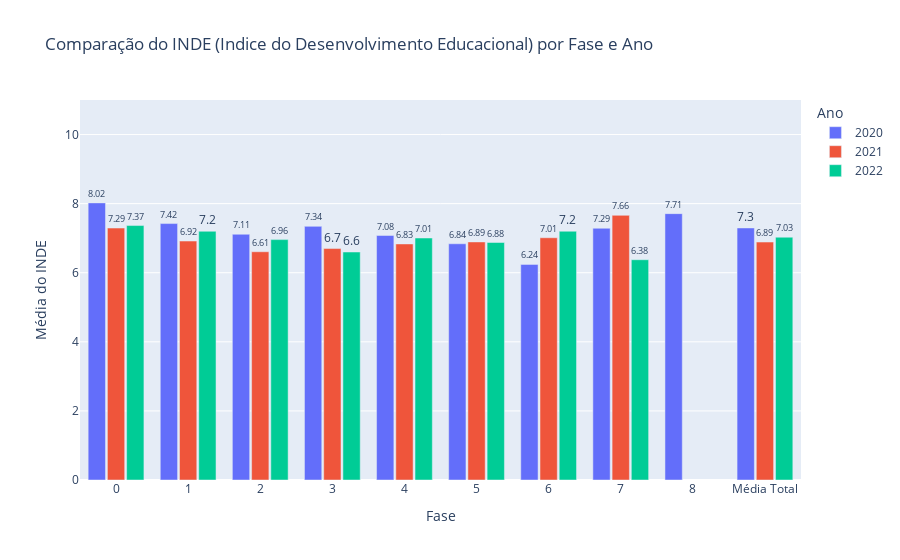

The code cell stored with this chart in its notebook:
### Markdown cell above
### **INDE (Indice do Desenvolvimento Educacional)**

### Code cell
#INDE (Indice do Desenvolvimento Educacional)

# Garantir que a coluna 'FASE' seja tratada como string (categoria)
comparacao_fase['FASE'] = comparacao_fase['FASE'].astype(str)

# Criar uma nova coluna com os valores formatados para os rótulos
comparacao_fase['INDE_Texto'] = comparacao_fase['INDE'].round(2).astype(str)

# Gráfico de barras agrupadas
fig = px.bar(
    comparacao_fase,
    x='FASE',  # Eixo X: Fases (tratadas como categorias)
    y='INDE',   # Eixo Y: Valor médio do IAA
    color='ANO',  # Cores diferentes para cada ano
    barmode='group',  # Barras agrupadas por ano
    title='Comparação do INDE (Indice do Desenvolvimento Educacional) por Fase e Ano',
    text='INDE_Texto'  # Usar a coluna formatada como texto nas barras
)

# Ajustar o layout para melhorar a visualização
fig.update_layout(
    xaxis_title='Fase',
    yaxis_title='Média do INDE',
    yaxis={'range': [0, 11]},  # Definir o limite do eixo Y de 0 a 12
    xaxis={'type': 'category', 'categoryorder': 'category ascending'},  # Forçar o eixo X a ser tratado como categoria e ordenar as fases
    bargap=0.2,  # Espaçamento entre as barras de diferentes fases
    bargroupgap=0.1,  # Espaçamento entre as barras do mesmo grupo (ano)
    legend_title_text='Ano',  # Título da legenda
    showlegend=True  # Garantir que a legenda seja exibida
)

# Ajustar a formatação da legenda (garantir que os anos apareçam corretamente)
fig.update_traces(
    textposition='outside'  # Posicionar os rótulos das barras fora delass
)

# Exibir o gráfico
fig.show()

### Figure 1 — Plotly figure (JSON) as saved in the notebook; plotly's stock layout.template omitted (floating-point values rounded to 4 significant figures)
{"data": [{"alignmentgroup": "True", "hovertemplate": "ANO=2020<br>FASE=%{x}<br>INDE=%{y}<br>INDE_Texto=%{text}<extra></extra>", "legendgroup": "2020", "marker": {"color": "#636efa", "pattern": {"shape": ""}}, "name": "2020", "offsetgroup": "2020", "orientation": "v", "showlegend": true, "text": ["8.02", "7.42", "7.11", "7.34", "7.08", "6.84", "6.24", "7.29", "7.71", "7.3"], "textposition": "outside", "type": "bar", "x": ["0", "1", "2", "3", "4", "5", "6", "7", "8", "Média Total"], "xaxis": "x", "y": [8.022, 7.423, 7.114, 7.342, 7.079, 6.838, 6.242, 7.288, 7.71, 7.296], "yaxis": "y"}, {"alignmentgroup": "True", "hovertemplate": "ANO=2021<br>FASE=%{x}<br>INDE=%{y}<br>INDE_Texto=%{text}<extra></extra>", "legendgroup": "2021", "marker": {"color": "#EF553B", "pattern": {"shape": ""}}, "name": "2021", "offsetgroup": "2021", "orientation": "v", "showlegend": true, "text": ["7.29", "6.92", "6.61", "6.7", "6.83", "6.89", "7.01", "7.66", "6.89"], "textposition": "outside", "type": "bar", "x": ["0", "1", "2", "3", "4", "5", "6", "7", "Média Total"], "xaxis": "x", "y": [7.294, 6.917, 6.607, 6.7, 6.834, 6.892, 7.013, 7.662, 6.888], "yaxis": "y"}, {"alignmentgroup": "True", "hovertemplate": "ANO=2022<br>FASE=%{x}<br>INDE=%{y}<br>INDE_Texto=%{text}<extra></extra>", "legendgroup": "2022", "marker": {"color": "#00cc96", "pattern": {"shape": ""}}, "name": "2022", "offsetgroup": "2022", "orientation": "v", "showlegend": true, "text": ["7.37", "7.2", "6.96", "6.6", "7.01", "6.88", "7.2", "6.38", "7.03"], "textposition": "outside", "type": "bar", "x": ["0", "1", "2", "3", "4", "5", "6", "7", "Média Total"], "xaxis": "x", "y": [7.365, 7.2, 6.959, 6.6, 7.005, 6.875, 7.202, 6.377, 7.028], "yaxis": "y"}], "layout": {"bargap": 0.2, "bargroupgap": 0.1, "barmode": "group", "legend": {"title": {"text": "Ano"}, "tracegroupgap": 0}, "showlegend": true, "title": {"text": "Comparação do INDE (Indice do Desenvolvimento Educacional) por Fase e Ano"}, "xaxis": {"anchor": "y", "categoryorder": "category ascending", "domain": [0, 1], "title": {"text": "Fase"}, "type": "category"}, "yaxis": {"anchor": "x", "domain": [0, 1], "range": [0, 11], "title": {"text": "Média do INDE"}}}}
